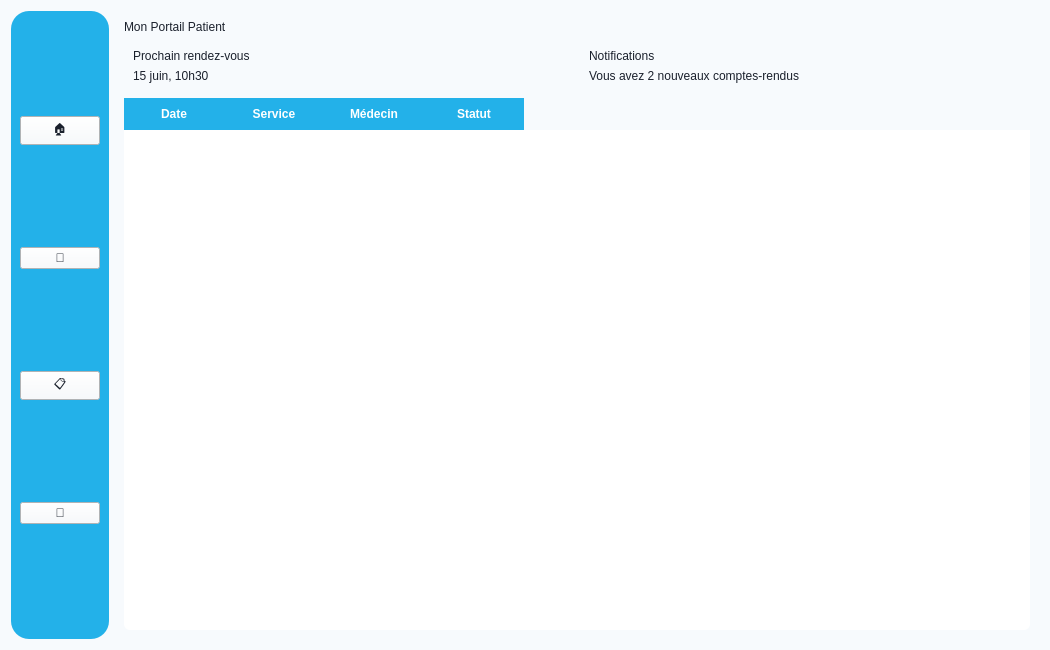
<?xml version="1.0" encoding="UTF-8"?>
<ui version="4.0">
 <class>PatientDashboard</class>
 <widget class="QWidget" name="PatientDashboard">
  <property name="geometry">
   <rect><x>0</x><y>0</y><width>1050</width><height>650</height></rect>
  </property>
  <property name="windowTitle"><string>Espace Patient</string></property>
  <property name="styleSheet">
   <string notr="true">
QWidget { background: #f7fafd; font-family:'Segoe UI', Arial, sans-serif; color:#1a202c; }
QFrame#sideBar { background:#23b1e9; border-radius:18px; }
QPushButton.sidebarBtn { background:transparent; border:none; color:#e3eafc; font-size:15px; font-weight:600; text-align:left; padding:13px 15px; border-radius:6px; margin-top:2px; margin-bottom:2px; }
QPushButton.sidebarBtn:hover { background:#189dcf; color:#fff; }
QLabel.ptDashTitle {font-size:17px;color:#23b1e9;font-weight:600;margin-bottom:8px;margin-top:12px;}
QFrame[card="true"] { background: white; border-radius:11px; box-shadow: 0 1px 8px #1aaad911; padding:14px 18px; }
QLabel.cardLabel {font-size:13px;color:#7b8994; font-weight:400;}
QLabel.cardValue {font-size:15px;color:#1884ab; font-weight:500;}
QHeaderView::section { background-color:#23b1e9;color:white; border:none; font-weight:500;padding:7px;border-radius:0;}
QTableWidget { background:white; border-radius:6px; font-size:14px; gridline-color:#e3eafc; }
QTableWidget::item:selected { background:#edfaff; color:#1a202c;}
QTableCornerButton::section { background: #23b1e9; }
   </string>
  </property>
  <layout class="QHBoxLayout" name="mainLayout" stretch="0,1">
   <item>
    <widget class="QFrame" name="sideBar">
     <property name="minimumWidth"><number>75</number></property>
     <property name="maximumWidth"><number>100</number></property>
     <property name="objectName"><string>sideBar</string></property>
     <property name="frameShape"><enum>QFrame::StyledPanel</enum></property>
     <layout class="QVBoxLayout" name="sideBarLayout">
      <item><widget class="QPushButton" name="btnHome"><property name="text"><string>🏠</string></property><property name="toolTip"><string>Accueil</string></property><property name="objectName"><cstring>sidebarBtn</cstring></property></widget></item>
      <item><widget class="QPushButton" name="btnRdv"><property name="text"><string>📆</string></property><property name="toolTip"><string>Mes rendez-vous</string></property><property name="objectName"><cstring>sidebarBtn</cstring></property></widget></item>
      <item><widget class="QPushButton" name="btnDossier"><property name="text"><string>📋</string></property><property name="toolTip"><string>Mon dossier</string></property><property name="objectName"><cstring>sidebarBtn</cstring></property></widget></item>
      <item><widget class="QPushButton" name="btnOrdonnances"><property name="text"><string>💊</string></property><property name="toolTip"><string>Ordonnances</string></property><property name="objectName"><cstring>sidebarBtn</cstring></property></widget></item>
      <item><spacer name="sidebarSpacerTop"/></item>
     </layout>
    </widget>
   </item>
   <item>
    <widget class="QWidget" name="centralArea">
     <layout class="QVBoxLayout" name="centralLayout">
      <item><widget class="QLabel" name="lblPtDashTitle"><property name="text"><string>Mon Portail Patient</string></property><property name="objectName"><cstring>ptDashTitle</cstring></property></widget></item>
      <item>
       <layout class="QHBoxLayout" name="cardLayoutRow">
        <item><widget class="QFrame" name="cardNextRdv"><layout class="QVBoxLayout" name="vboxCard1"><item><widget class="QLabel" name="lblNextRdv"><property name="text"><string>Prochain rendez-vous</string></property><property name="objectName"><cstring>cardLabel</cstring></property></widget></item><item><widget class="QLabel" name="valNextRdv"><property name="text"><string>15 juin, 10h30</string></property><property name="objectName"><cstring>cardValue</cstring></property></widget></item></layout></widget></item>
        <item><widget class="QFrame" name="cardNotif"><layout class="QVBoxLayout" name="vboxCard2"><item><widget class="QLabel" name="lblNotif"><property name="text"><string>Notifications</string></property><property name="objectName"><cstring>cardLabel</cstring></property></widget></item><item><widget class="QLabel" name="valNotif"><property name="text"><string>Vous avez 2 nouveaux comptes-rendus</string></property><property name="objectName"><cstring>cardValue</cstring></property></widget></item></layout></widget></item>
       </layout>
      </item>
      <item>
       <widget class="QTableWidget" name="tableSynthese">
        <property name="columnCount"><number>4</number></property>
        <property name="rowCount"><number>0</number></property>
        <column><property name="text"><string>Date</string></property></column>
        <column><property name="text"><string>Service</string></property></column>
        <column><property name="text"><string>Médecin</string></property></column>
        <column><property name="text"><string>Statut</string></property></column>
       </widget>
      </item>
     </layout>
    </widget>
   </item>
  </layout>
 </widget>
 <resources/>
 <connections/>
</ui>
